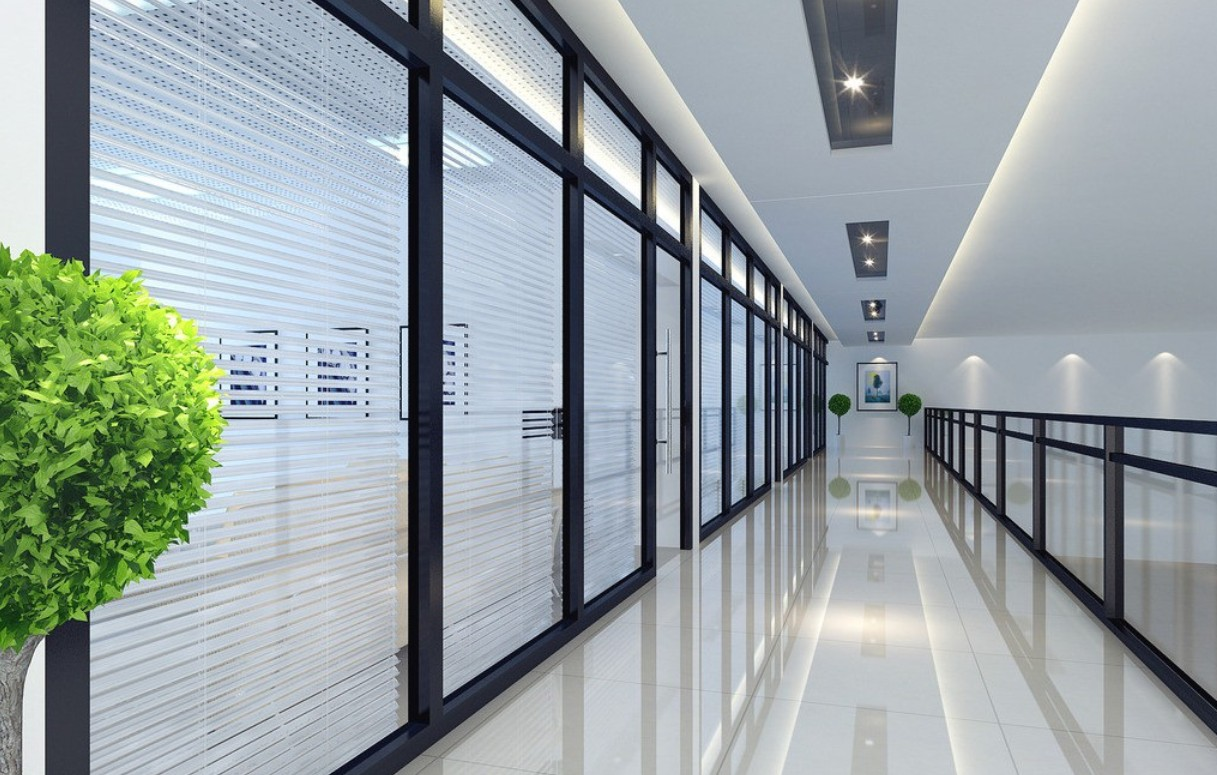
#> input picture 深度学习/源码/OpenCV/opencv_contrib/samples/data/corridor.jpg, 1217 x 775 px
$ python lsd_lines_extraction.py
#> lines starting #> are read from the running program, lines starting #| are printed output that depends on the picture; after the words box and inside, x2 and y2 are one past the last pixel; in counts of white or black regions, pixels touching at a corner belong together
#!/usr/bin/env python

'''
This example shows the functionalities of lines extraction finished by LSDDetector class.

USAGE: lsd_lines_extraction.py [<path_to_input_image>]
'''

import sys
import cv2 as cv

if __name__ == '__main__':
    print(__doc__)

    if len(sys.argv) > 1:
        fname = sys.argv[1]
    else :
        fname = '../data/corridor.jpg'

    img = cv.imread(fname)
#> img is the input picture: shape (775, 1217, 3); mean B, G, R 162.3, 161, 150.7

    if img is None:
        print('Failed to load image file:', fname)
        sys.exit(1)

    gray = cv.cvtColor(img, cv.COLOR_BGR2GRAY)
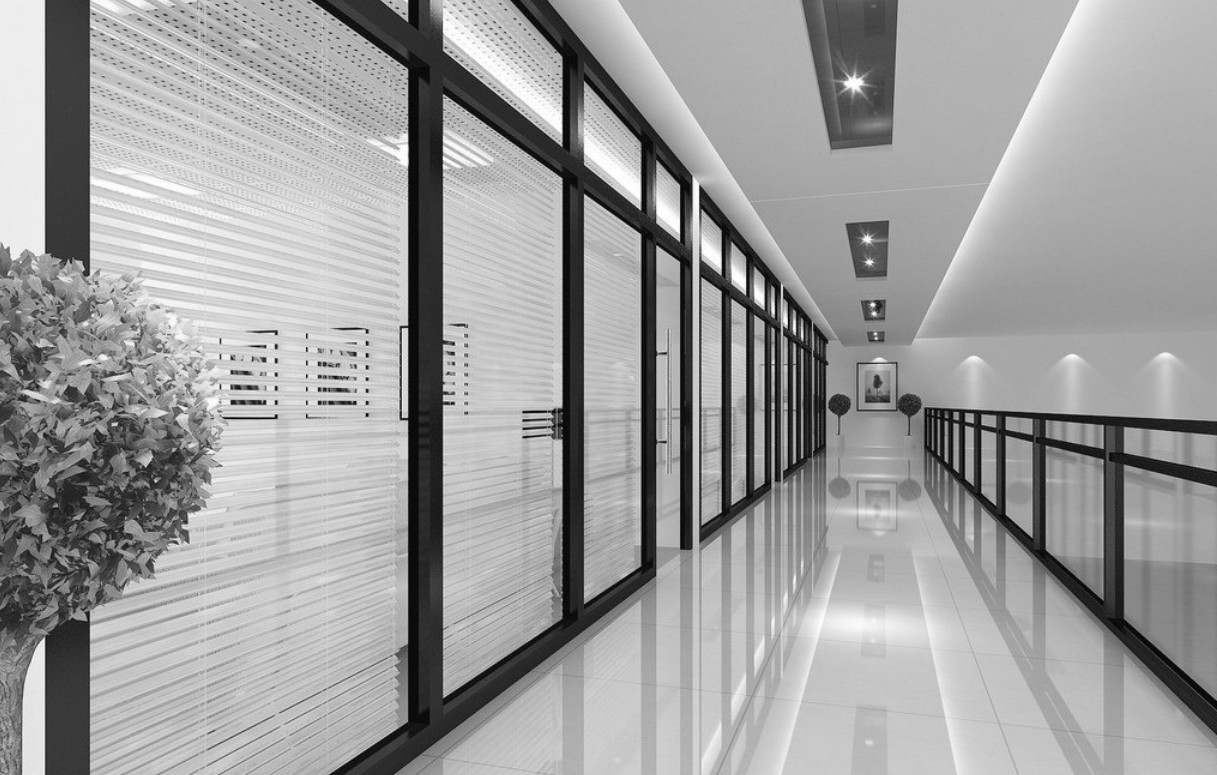
#> gray: shape (775, 1217); min 0, max 255, mean 158.1

    lsd = cv.line_descriptor_LSDDetector.createLSDDetector()

    lines = lsd.detect(gray, 2, 1)
#> lines = 1151 items
    for kl in lines:
        if kl.octave == 0:
            # cv.line only accepts integer coordinate
            pt1 = (int(kl.startPointX), int(kl.startPointY))
            pt2 = (int(kl.endPointX), int(kl.endPointY))
            cv.line(img, pt1, pt2, [255, 0, 0], 2)
#> this loop made 1151 passes
#> (pt1, pt2) on passes 1 to 12: ((679, 241), (679, 185)), ((745, 296), (745, 256)), ((774, 319), (774, 288)), ((787, 326), (786, 301)), ((407, 325), (407, 68)), ((561, 146), (561, 56)), ((640, 211), (640, 141)), ((698, 773), (698, 180)), ((721, 275), (720, 229)), ((442, 95), (442, 338)), ((763, 308), (764, 276)), ((745, 498), (745, 309))
#> pt1 on pass 100: (145, 466)
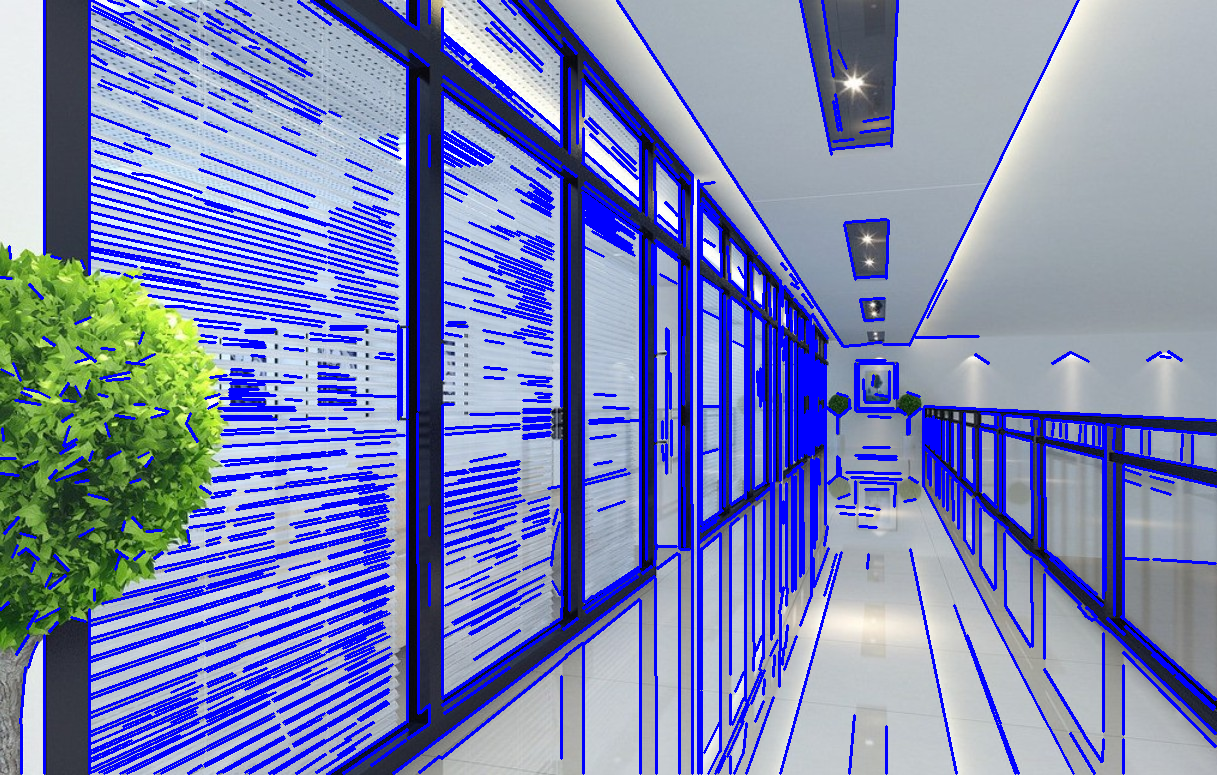
#> img: shape (775, 1217, 3); 18.83% of pixels changed, all inside (x1, y1, x2, y2) = (0, 0, 1217, 775)

    cv.imshow('output', img)
    cv.waitKey(0)
    cv.destroyAllWindows()
